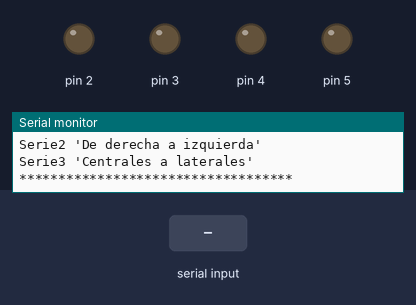
Recording of a sketch running on a simulated Arduino Uno, built with avr-gcc and run on an emulated ATmega328P. Shown: output pins drawn as LEDs (lit = HIGH), the last lines printed to the serial monitor. Dashed ring = blinking. Inputs (shaded band) come from the test bench.

Above: at 1.2 s.
1.3 s: "Serie1" received over Serial
At 2.6 s:
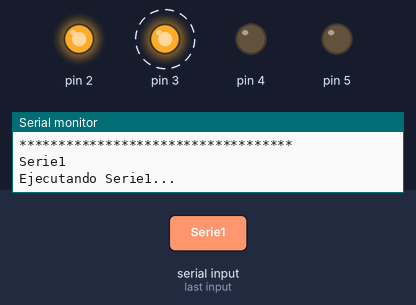
At 3.0 s:
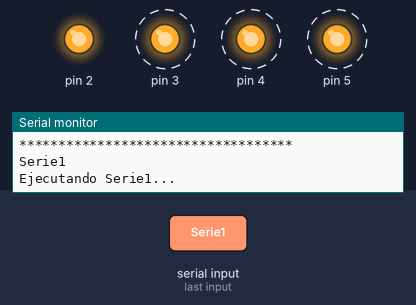
4.3 s: "Serie2" received over Serial
At 4.4 s:
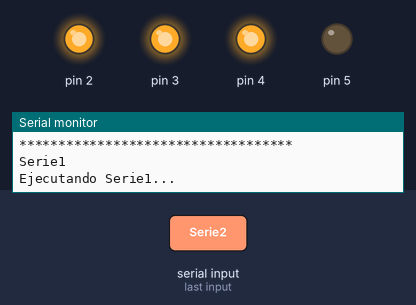
7.3 s: "Serie3" received over Serial
Timing chart, 0 to 12.1 s (numbered marks = the images above; inputs shaded):
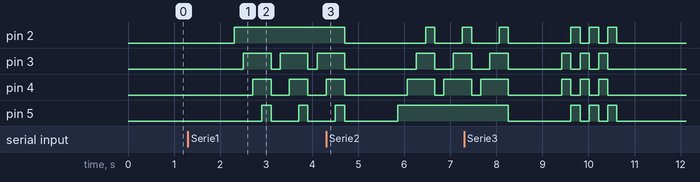

Measured:
- after the input at 1.3 s, pin 2: LOW → HIGH after 1.0 s; pin 3: alternates HIGH for 0.60 s and LOW for 0.20 s, starting after 1.2 s; pin 4: alternates HIGH for 0.40 s and LOW for 0.40 s, starting after 1.4 s; pin 5: alternates HIGH for 0.20 s and LOW for 0.60 s, starting after 1.6 s

The sketch:

Parte1.ino
```cpp
String serie;
int i=0,s=0,opc=0;
void setup()
{
  Serial.begin(9600);
  pinMode(2,OUTPUT);
  pinMode(3,OUTPUT);
  pinMode(4,OUTPUT);
  pinMode(5,OUTPUT);

}
void loop()
{
  if(opc==0)
  {
    Serial.println("***********************************");
    Serial.println("Escriba alguna opción");
    Serial.println("Serie1 'De izquierda a derecha'");
    Serial.println("Serie2 'De derecha a izquierda'");
    Serial.println("Serie3 'Centrales a laterales'");
    Serial.println("***********************************");
    opc++;
  }
  if(Serial.available()>0)
  {
    serie=Serial.readString();
    Serial.println(serie);
    if(serie=="Serie1")
    {
      Serial.println("Ejecutando Serie1...");
      for(i=0;i<3;i++)
      {
      digitalWrite(2,HIGH);
      delay(200);
      digitalWrite(3,HIGH);
      delay(200);
      digitalWrite(4,HIGH);
      delay(200);
      digitalWrite(5,HIGH);
      delay(200);
      digitalWrite(2,LOW);
      digitalWrite(3,LOW);
      digitalWrite(4,LOW);
      digitalWrite(5,LOW);
      opc=0;
      }//for serie1
      Serial.println("Serie1 Finalizada");
    }//if serie1
    if(serie=="Serie2")
    {
      Serial.println("Ejecutando Serie2...");
      for(i=0;i<3;i++)
      {
      digitalWrite(5,HIGH);
      delay(200);
      digitalWrite(4,HIGH);
      delay(200);
      digitalWrite(3,HIGH);
      delay(200);
      digitalWrite(2,HIGH);
      delay(200);
      digitalWrite(5,LOW);
      digitalWrite(4,LOW);
      digitalWrite(3,LOW);
      digitalWrite(2,LOW);
      opc=0;
      }//for serie2
      Serial.println("Serie2 Finalizada");
    }//if serie2
    if(serie=="Serie3")
    {
      Serial.println("Ejecutando Serie3...");
      for(i=0;i<3;i++)
      {
      digitalWrite(3,HIGH);
      digitalWrite(4,HIGH);
      delay(200);
      digitalWrite(3,LOW);
      digitalWrite(4,LOW);
      digitalWrite(2,HIGH);
      digitalWrite(5,HIGH);
      delay(200);
      digitalWrite(2,LOW);

      digitalWrite(5,LOW);
      opc=0;
      }//for serie3
      Serial.println("Serie3 Finalizada");
    }//if serie3
  }
}
```
